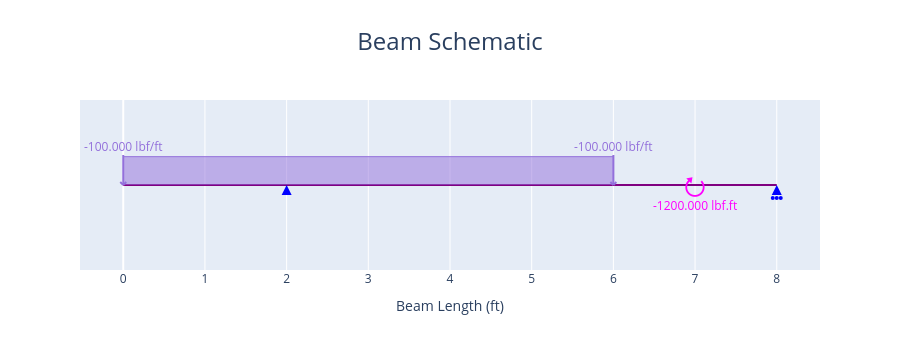

Here is the notebook cell this chart was saved with:
### Code cell
fig = beam.plot_beam_diagram()
fig.show()

### Figure 1 — Plotly figure (JSON) as saved in the notebook; plotly's stock layout.template omitted (floating-point values rounded to 4 significant figures)
{"data": [{"hoverinfo": "skip", "hovertemplate": "%{x} %{meta[0]}", "line": {"color": "purple", "width": 2}, "meta": ["ft"], "mode": "lines", "name": "Beam_", "type": "scatter", "x": [0, 8], "y": [0, 0]}, {"hoverinfo": "skip", "hovertemplate": "x: %{x:.3f} %{meta[1]}<br>Fixed: %{meta[0]}", "marker": {"color": "blue", "size": 10, "symbol": "triangle-up"}, "meta": ["[1, 1, 0]", "m"], "mode": "markers", "name": "Support", "opacity": 0, "showlegend": false, "type": "scatter", "x": [2], "y": [0]}, {"fill": "toself", "hoverinfo": "skip", "marker": {"color": "blue", "size": 10, "symbol": "arrow-up"}, "mode": "markers", "name": "Support", "showlegend": false, "type": "scatter", "x": [2], "y": [0]}, {"hoverinfo": "skip", "hovertemplate": "x: %{x:.3f} %{meta[1]}<br>Fixed: %{meta[0]}", "marker": {"color": "blue", "size": 10, "symbol": "triangle-up"}, "meta": ["[0, 1, 0]", "m"], "mode": "markers", "name": "Support", "opacity": 0, "showlegend": false, "type": "scatter", "x": [8], "y": [0]}, {"fill": "toself", "hoverinfo": "skip", "marker": {"color": "blue", "size": 10, "symbol": "arrow-up"}, "mode": "markers", "name": "Support", "showlegend": false, "type": "scatter", "x": [8], "y": [0]}, {"fill": "tozeroy", "hoverinfo": "skip", "hovertemplate": "", "line": {"color": "mediumpurple", "width": 1}, "mode": "lines", "name": "UDL", "type": "scatter", "x": [0, 6], "y": [1, 1]}, {"hoverinfo": "skip", "hovertemplate": "x: %{meta[0]:.3f} %{meta[3]}<br>Force: %{meta[1]:.3f} %{meta[4]}        <br>Angle: %{meta[2]:.3f} deg", "marker": {"color": "mediumpurple", "size": 10, "symbol": "triangle-up"}, "meta": [0, -100, 90, "ft", "lbf/ft"], "mode": "markers", "name": "Distributed<br>Load", "opacity": 0, "showlegend": false, "type": "scatter", "x": [0], "y": [0]}, {"hoverinfo": "skip", "hovertemplate": "x: %{meta[0]:.3f} %{meta[3]}<br>Force: %{meta[1]:.3f} %{meta[4]}        <br>Angle: %{meta[2]:.3f} deg", "marker": {"color": "mediumpurple", "size": 10, "symbol": "triangle-up"}, "meta": [6, -100, 90, "ft", "lbf/ft"], "mode": "markers", "name": "Distributed<br>Load", "opacity": 0, "showlegend": false, "type": "scatter", "x": [6], "y": [0]}, {"hoverinfo": "skip", "hovertemplate": "x: %{meta[1]:.3f} %{meta[2]}<br>Moment: %{meta[0]:.3f} %{meta[4]}", "marker": {"color": "magenta", "size": 10, "symbol": "triangle-up"}, "meta": [-1200, 7, "ft", "lbf", "lbf.ft"], "mode": "markers", "name": "Point<br>Torque", "opacity": 0, "showlegend": false, "type": "scatter", "x": [7], "y": [0]}], "layout": {"annotations": [{"font": {"color": "mediumpurple"}, "showarrow": false, "text": "-100.000 lbf/ft", "x": 0, "xref": "x", "xshift": 0, "y": 0, "yref": "y", "yshift": 39}, {"font": {"color": "mediumpurple"}, "showarrow": false, "text": "-100.000 lbf/ft", "x": 6, "xref": "x", "xshift": 0, "y": 0, "yref": "y", "yshift": 39}, {"font": {"color": "magenta", "size": 26}, "showarrow": false, "text": "⭮", "x": 7, "y": 0, "yshift": 0}, {"font": {"color": "magenta"}, "showarrow": false, "text": "-1200.000 lbf.ft", "x": 7, "xref": "x", "y": 0, "yref": "y", "yshift": -20}], "height": 350, "hovermode": "x", "shapes": [{"fillcolor": "blue", "line": {"color": "blue"}, "type": "circle", "x0": -1, "x1": 1, "xanchor": 8, "xref": "x", "xsizemode": "pixel", "y0": -14, "y1": -12, "yanchor": 0, "yref": "y", "ysizemode": "pixel"}, {"fillcolor": "blue", "line": {"color": "blue"}, "type": "circle", "x0": -5, "x1": -3, "xanchor": 8, "xref": "x", "xsizemode": "pixel", "y0": -14, "y1": -12, "yanchor": 0, "yref": "y", "ysizemode": "pixel"}, {"fillcolor": "blue", "line": {"color": "blue"}, "type": "circle", "x0": 3, "x1": 5, "xanchor": 8, "xref": "x", "xsizemode": "pixel", "y0": -14, "y1": -12, "yanchor": 0, "yref": "y", "ysizemode": "pixel"}, {"line": {"color": "mediumpurple", "width": 2}, "type": "line", "x0": 0, "x1": -3, "xanchor": 0, "xref": "x", "xsizemode": "pixel", "y0": 0, "y1": 3, "yanchor": 0, "yref": "y", "ysizemode": "pixel"}, {"line": {"color": "mediumpurple", "width": 2}, "type": "line", "x0": 0, "x1": 3, "xanchor": 0, "xref": "x", "xsizemode": "pixel", "y0": 0, "y1": 3, "yanchor": 0, "yref": "y", "ysizemode": "pixel"}, {"line": {"color": "mediumpurple", "width": 2}, "type": "line", "x0": 0, "x1": 0, "xanchor": 0, "xref": "x", "xsizemode": "pixel", "y0": 0, "y1": 30, "yanchor": 0, "yref": "y", "ysizemode": "pixel"}, {"line": {"color": "mediumpurple", "width": 2}, "type": "line", "x0": 0, "x1": -3, "xanchor": 6, "xref": "x", "xsizemode": "pixel", "y0": 0, "y1": 3, "yanchor": 0, "yref": "y", "ysizemode": "pixel"}, {"line": {"color": "mediumpurple", "width": 2}, "type": "line", "x0": 0, "x1": 3, "xanchor": 6, "xref": "x", "xsizemode": "pixel", "y0": 0, "y1": 3, "yanchor": 0, "yref": "y", "ysizemode": "pixel"}, {"line": {"color": "mediumpurple", "width": 2}, "type": "line", "x0": 0, "x1": 0, "xanchor": 6, "xref": "x", "xsizemode": "pixel", "y0": 0, "y1": 30, "yanchor": 0, "yref": "y", "ysizemode": "pixel"}], "showlegend": false, "title": {"font": {"size": 24}, "text": "Beam Schematic", "x": 0.5}, "xaxis": {"title": {"text": "Beam Length (ft)"}}, "yaxis": {"fixedrange": true, "range": [-3, 3], "visible": false}}}
